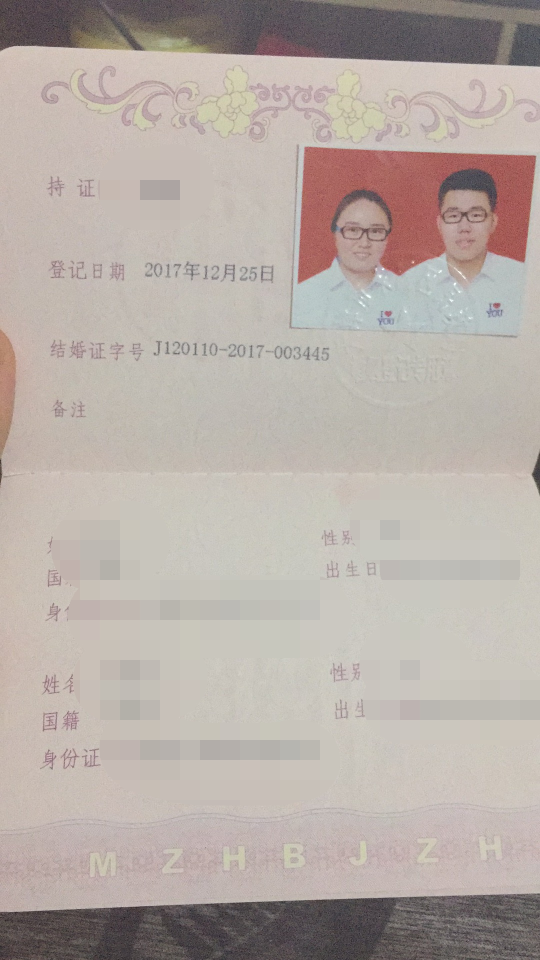
#> input picture onlive/dataprocess/image/1.jpg, 1080 x 1920 px (shown at 1/2 size)
$ python demon2.py
#> lines starting #> are read from the running program, lines starting #| are printed output that depends on the picture
#!/usr/bin/env python
# -*- coding: utf-8 -*-
# @Time    : 2018/1/13 21:59
# @Author  : lingxiangxiang
# @File    : demon8.py

from PIL import Image
image = Image.open("1.jpg")
#> image is the input picture: PIL image 1080x1920 RGB; mean R, G, B 182.5, 172.6, 166.5
print(image.format, image.size, image.mode)
#| JPEG (1080, 1920) RGB
box = (600, 300, 1050, 660)
region = image.crop(box)
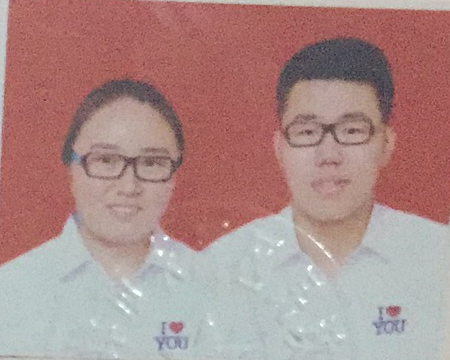
#> region: PIL image 450x360 RGB; mean R, G, B 171.2, 139.3, 136.6
region.save("cutting.jpg")
# region.show()
# 上述代码讲图片的((600, 300), (600, 660), (1050, 300), (1050, 660))所画出来的区域进行裁剪，并保存在cutting.jpg中
region1 = region.transpose(Image.ROTATE_180)
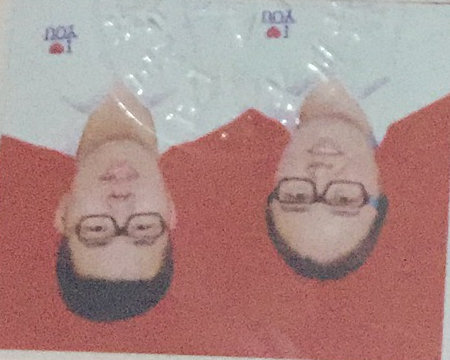
#> region1: PIL image 450x360 RGB; mean R, G, B 171.2, 139.3, 136.6
image.paste(region1, box)
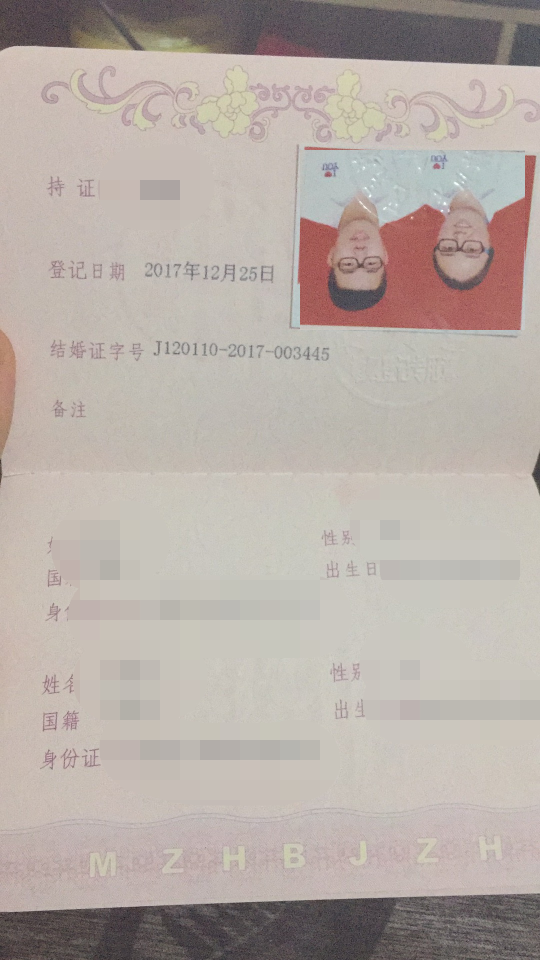
#> image: PIL image 1080x1920 RGB (shown at 1/2 size); mean R, G, B 182.5, 172.6, 166.5
image.show()
